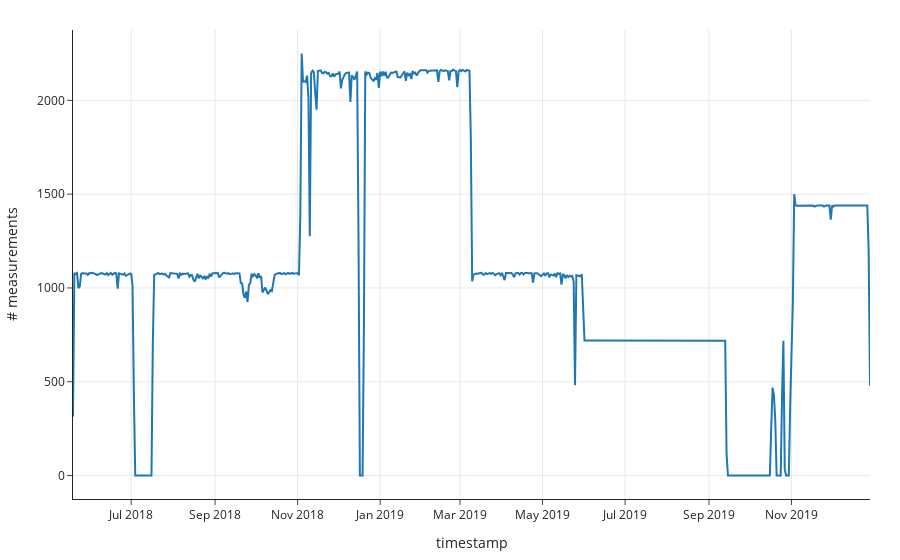

Notebook code for this chart:
### Code cell
px.line(per_day, x='timestamp', y='# measurements')

### Figure 1 — Plotly figure (JSON) as saved in the notebook; plotly's stock layout.template omitted (floating-point values rounded to 4 significant figures; data arrays with more than 128 entries replaced by an {"elided": "..."} marker saying what was removed)
{"data": [{"hovertemplate": "timestamp=%{x}<br># measurements=%{y}<extra></extra>", "legendgroup": "", "line": {"color": "#1F77B4", "dash": "solid"}, "marker": {"symbol": "circle"}, "mode": "lines", "name": "", "orientation": "v", "showlegend": false, "type": "scatter", "x": {"elided": "590 str values"}, "xaxis": "x", "y": {"elided": "590 int values"}, "yaxis": "y"}], "layout": {"legend": {"tracegroupgap": 0}, "xaxis": {"anchor": "y", "domain": [0, 1], "title": {"text": "timestamp"}}, "yaxis": {"anchor": "x", "domain": [0, 1], "title": {"text": "# measurements"}}}}
